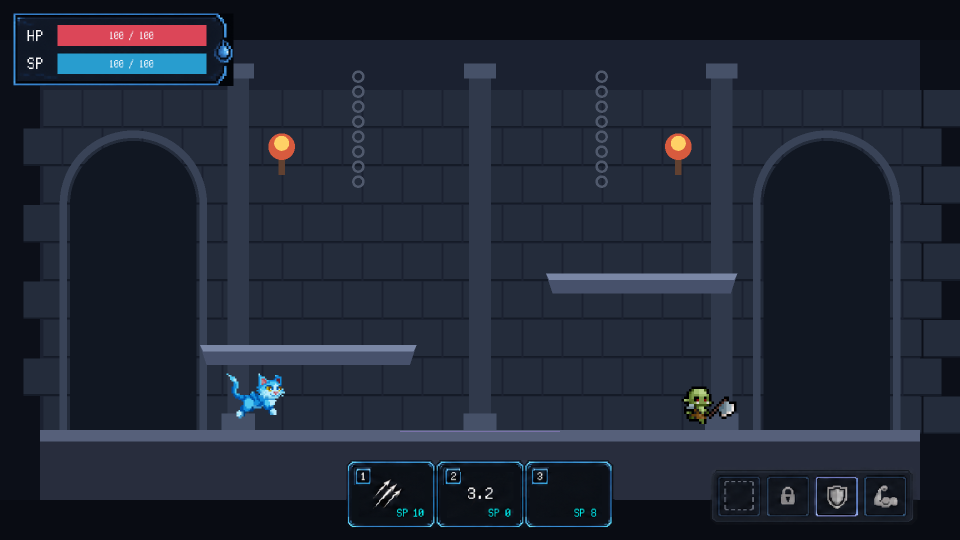
#> input picture docs/agent_tasks/evidence/task94/task94_skill_hud_hierarchy_states_full_concept_1920x1080.png, 1920 x 1080 px (shown at 1/2 size)
$ python extract_task95_skill_hud_assets.py
#> lines starting #> are read from the running program, lines starting #| are printed output that depends on the picture
from __future__ import annotations

from hashlib import sha256
from pathlib import Path

from PIL import Image


ROOT = Path(__file__).resolve().parents[4]
SOURCE = ROOT / "docs/agent_tasks/evidence/task94/task94_skill_hud_hierarchy_states_full_concept_1920x1080.png"
OUTPUT = ROOT / "assets/ui/hud_skill"
EVIDENCE = Path(__file__).parent / "native_assets"

ACTIVE_BOX = (690, 918, 1230, 1060)
PASSIVE_BOX = (1420, 934, 1835, 1050)
ACTIVE_SIZE = (324, 85)
PASSIVE_SIZE = (249, 70)
EXPECTED_SOURCE_RGBA_SHA256 = "b33092d351bbca4066e1a82dee92369b20690a4b094494ab4099fac0d256c021"

RGBA = tuple[int, int, int, int]
TRANSPARENT: RGBA = (0, 0, 0, 0)

# Every opaque RGB value below occurs verbatim in Task94's final PASS crop.
A_BLACK: RGBA = (5, 5, 9, 255)
A_SHADOW: RGBA = (10, 13, 20, 255)
A_DARK: RGBA = (11, 16, 23, 255)
A_LOW: RGBA = (14, 21, 32, 255)
A_INNER: RGBA = (18, 32, 51, 255)
A_BLUE: RGBA = (32, 64, 95, 255)
A_MID: RGBA = (53, 125, 182, 255)
A_HIGH: RGBA = (73, 168, 221, 255)

P_BLACK: RGBA = (10, 13, 19, 255)
P_DARK: RGBA = (13, 16, 24, 255)
P_LOW: RGBA = (21, 25, 34, 255)
P_MID: RGBA = (24, 29, 38, 255)
P_EDGE: RGBA = (31, 37, 48, 255)
P_HIGH: RGBA = (40, 45, 60, 255)
P_BLUE: RGBA = (44, 49, 70, 255)
P_DASH_SHADOW: RGBA = (64, 69, 82, 255)
P_DASH_HIGH: RGBA = (103, 110, 123, 255)

LOCK_SHADOW: RGBA = (119, 118, 119, 255)
LOCK_MID: RGBA = (136, 133, 135, 255)
LOCK_HIGH: RGBA = (163, 159, 161, 255)

PULSE_DARK: RGBA = (64, 87, 133, 255)
PULSE_MID: RGBA = (97, 128, 190, 255)
PULSE_HIGH: RGBA = (120, 152, 216, 255)
PULSE_PEAK: RGBA = (155, 182, 247, 255)


def rgba_hash(image: Image.Image) -> str:
    return sha256(image.convert("RGBA").tobytes()).hexdigest()


def rect(image: Image.Image, x0: int, y0: int, x1: int, y1: int, color: RGBA) -> None:
    """Paint one literal inclusive native-pixel run rectangle."""
    pixels = image.load()
    for y in range(y0, y1 + 1):
        for x in range(x0, x1 + 1):
            pixels[x, y] = color


def hline(image: Image.Image, x0: int, x1: int, y: int, color: RGBA) -> None:
    rect(image, x0, y, x1, y, color)


def vline(image: Image.Image, x: int, y0: int, y1: int, color: RGBA) -> None:
    rect(image, x, y0, x, y1, color)


def paint_active_outer(image: Image.Image) -> None:
    # Hand-authored native 324x85 silhouette. The broad dark runs form the
    # stepped outside mask; the blue runs are the literal Task94 light layers.
    rect(image, 8, 0, 315, 1, A_BLACK)
    rect(image, 5, 2, 318, 3, A_SHADOW)
    rect(image, 3, 4, 320, 5, A_DARK)
    rect(image, 1, 6, 322, 8, A_SHADOW)
    rect(image, 0, 9, 5, 75, A_BLACK)
    rect(image, 318, 9, 323, 75, A_BLACK)
    rect(image, 1, 76, 322, 78, A_SHADOW)
    rect(image, 3, 79, 320, 81, A_DARK)
    rect(image, 5, 82, 318, 83, A_SHADOW)
    rect(image, 8, 84, 315, 84, A_BLACK)

    hline(image, 8, 315, 2, A_BLUE)
    hline(image, 9, 314, 3, A_MID)
    hline(image, 11, 312, 4, A_HIGH)
    hline(image, 8, 315, 5, A_MID)
    hline(image, 7, 316, 6, A_BLUE)
    hline(image, 6, 317, 7, A_INNER)
    vline(image, 2, 9, 75, A_BLUE)
    vline(image, 3, 10, 74, A_MID)
    vline(image, 4, 11, 73, A_HIGH)
    vline(image, 5, 10, 74, A_INNER)
    vline(image, 318, 10, 74, A_INNER)
    vline(image, 319, 10, 74, A_BLUE)
    vline(image, 320, 9, 75, A_SHADOW)
    hline(image, 6, 317, 77, A_INNER)
    hline(image, 7, 316, 78, A_BLUE)
    hline(image, 9, 314, 79, A_MID)
    hline(image, 11, 312, 80, A_HIGH)
    hline(image, 8, 315, 81, A_BLUE)

    rect(image, 4, 6, 7, 9, A_MID)
    rect(image, 6, 5, 10, 7, A_HIGH)
    rect(image, 313, 5, 317, 7, A_MID)
    rect(image, 316, 7, 319, 10, A_BLUE)
    rect(image, 4, 75, 7, 78, A_BLUE)
    rect(image, 6, 78, 10, 80, A_HIGH)
    rect(image, 313, 78, 317, 80, A_MID)
    rect(image, 316, 75, 319, 78, A_INNER)


def paint_active_divider(image: Image.Image, center_x: int) -> None:
    # One layered separator band. There are exactly two calls, at x=108/216.
    vline(image, center_x - 2, 7, 78, A_BLACK)
    vline(image, center_x - 1, 7, 78, A_INNER)
    vline(image, center_x, 7, 78, A_BLUE)
    vline(image, center_x + 1, 7, 78, A_SHADOW)
    hline(image, center_x - 2, center_x + 1, 7, A_MID)
    hline(image, center_x - 2, center_x + 1, 78, A_MID)


def paint_key_tab(image: Image.Image, x: int) -> None:
    # 23x26 native tab contour. Its center stays transparent for runtime digits.
    rect(image, x + 3, 8, x + 19, 9, A_BLACK)
    rect(image, x + 1, 10, x + 21, 11, A_SHADOW)
    rect(image, x, 12, x + 2, 29, A_BLACK)
    rect(image, x + 20, 12, x + 22, 29, A_BLACK)
    rect(image, x + 1, 30, x + 21, 32, A_SHADOW)
    rect(image, x + 3, 33, x + 19, 33, A_BLACK)
    hline(image, x + 4, x + 18, 10, A_HIGH)
    hline(image, x + 3, x + 19, 11, A_MID)
    vline(image, x + 2, 13, 28, A_MID)
    vline(image, x + 3, 13, 28, A_HIGH)
    vline(image, x + 19, 13, 28, A_INNER)
    vline(image, x + 20, 13, 28, A_BLUE)
    hline(image, x + 3, x + 19, 29, A_BLUE)
    hline(image, x + 4, x + 18, 30, A_INNER)


def build_active() -> Image.Image:
    image = Image.new("RGBA", ACTIVE_SIZE, TRANSPARENT)
    paint_active_outer(image)
    paint_active_divider(image, 108)
    paint_active_divider(image, 216)
    # Reassert the uninterrupted horizontal highlight layers across both joins.
    hline(image, 11, 312, 4, A_HIGH)
    hline(image, 8, 315, 5, A_MID)
    hline(image, 11, 312, 80, A_HIGH)
    hline(image, 8, 315, 81, A_BLUE)
    for x in (11, 119, 227):
        paint_key_tab(image, x)
    return image


def paint_passive_outer(image: Image.Image) -> None:
    rect(image, 6, 0, 242, 1, P_BLACK)
    rect(image, 3, 2, 245, 4, P_DARK)
    rect(image, 1, 5, 247, 7, P_LOW)
    rect(image, 0, 8, 4, 61, P_BLACK)
    rect(image, 244, 8, 248, 61, P_BLACK)
    rect(image, 1, 62, 247, 64, P_LOW)
    rect(image, 3, 65, 245, 67, P_DARK)
    rect(image, 6, 68, 242, 69, P_BLACK)
    hline(image, 7, 241, 3, P_HIGH)
    hline(image, 5, 243, 4, P_EDGE)
    vline(image, 2, 9, 60, P_EDGE)
    vline(image, 3, 10, 59, P_HIGH)
    hline(image, 5, 243, 65, P_EDGE)
    hline(image, 7, 241, 66, P_HIGH)


def paint_passive_slot(image: Image.Image, x: int) -> None:
    # Quiet 57x58 slot motif, repeated at the four explicit Task94 positions.
    rect(image, x + 4, 6, x + 52, 7, P_BLACK)
    rect(image, x + 2, 8, x + 54, 10, P_DARK)
    rect(image, x, 11, x + 3, 58, P_BLACK)
    rect(image, x + 53, 11, x + 56, 58, P_BLACK)
    rect(image, x + 2, 59, x + 54, 62, P_DARK)
    rect(image, x + 4, 63, x + 52, 63, P_BLACK)
    hline(image, x + 5, x + 51, 8, P_BLUE)
    hline(image, x + 4, x + 52, 9, P_HIGH)
    vline(image, x + 2, 12, 57, P_EDGE)
    vline(image, x + 3, 13, 56, P_BLUE)
    vline(image, x + 52, 13, 56, P_MID)
    vline(image, x + 53, 12, 57, P_EDGE)
    hline(image, x + 4, x + 52, 59, P_MID)
    hline(image, x + 5, x + 51, 60, P_EDGE)


def build_passive_frame() -> Image.Image:
    image = Image.new("RGBA", PASSIVE_SIZE, TRANSPARENT)
    paint_passive_outer(image)
    for x in (7, 66, 125, 184):
        paint_passive_slot(image, x)
    return image


def build_empty_inset() -> Image.Image:
    image = Image.new("RGBA", (42, 44), TRANSPARENT)
    for x0, x1 in ((8, 13), (17, 22), (26, 31)):
        rect(image, x0 + 1, 4, x1 + 1, 5, P_DASH_SHADOW)
        rect(image, x0, 3, x1, 4, P_DASH_HIGH)
        rect(image, x0 + 1, 38, x1 + 1, 39, P_DASH_SHADOW)
        rect(image, x0, 37, x1, 38, P_DASH_HIGH)
    for y0, y1 in ((9, 14), (18, 23), (27, 32)):
        rect(image, 4, y0 + 1, 5, y1 + 1, P_DASH_SHADOW)
        rect(image, 3, y0, 4, y1, P_DASH_HIGH)
        rect(image, 37, y0 + 1, 38, y1 + 1, P_DASH_SHADOW)
        rect(image, 36, y0, 37, y1, P_DASH_HIGH)
    rect(image, 5, 5, 8, 6, P_DASH_HIGH)
    rect(image, 33, 5, 36, 6, P_DASH_HIGH)
    rect(image, 5, 35, 8, 36, P_DASH_HIGH)
    rect(image, 33, 35, 36, 36, P_DASH_HIGH)
    return image


def build_lock() -> Image.Image:
    image = Image.new("RGBA", (24, 30), TRANSPARENT)
    # Literal native-pixel lock silhouette; no resampling or font glyph.
    rect(image, 8, 1, 15, 2, LOCK_SHADOW)
    rect(image, 6, 3, 17, 4, LOCK_MID)
    rect(image, 5, 5, 8, 12, LOCK_MID)
    rect(image, 15, 5, 18, 12, LOCK_MID)
    rect(image, 8, 4, 15, 6, LOCK_HIGH)
    rect(image, 8, 7, 10, 12, LOCK_SHADOW)
    rect(image, 13, 7, 15, 12, LOCK_SHADOW)
    rect(image, 3, 12, 20, 14, LOCK_SHADOW)
    rect(image, 2, 15, 21, 25, LOCK_MID)
    rect(image, 4, 13, 19, 16, LOCK_HIGH)
    rect(image, 4, 17, 6, 24, LOCK_HIGH)
    rect(image, 18, 17, 20, 24, LOCK_SHADOW)
    rect(image, 4, 25, 19, 27, LOCK_SHADOW)
    rect(image, 7, 28, 16, 28, P_BLACK)
    rect(image, 10, 18, 13, 21, P_BLACK)
    rect(image, 11, 22, 12, 25, P_BLACK)
    return image


def build_pulse_border() -> Image.Image:
    image = Image.new("RGBA", (57, 58), TRANSPARENT)
    rect(image, 4, 0, 52, 1, PULSE_DARK)
    rect(image, 2, 2, 54, 3, PULSE_MID)
    rect(image, 0, 4, 2, 53, PULSE_DARK)
    rect(image, 54, 4, 56, 53, PULSE_DARK)
    rect(image, 2, 54, 54, 55, PULSE_MID)
    rect(image, 4, 56, 52, 57, PULSE_DARK)
    hline(image, 5, 51, 2, PULSE_PEAK)
    hline(image, 4, 52, 3, PULSE_HIGH)
    vline(image, 1, 5, 52, PULSE_HIGH)
    vline(image, 2, 6, 51, PULSE_PEAK)
    vline(image, 53, 6, 51, PULSE_MID)
    vline(image, 54, 5, 52, PULSE_HIGH)
    hline(image, 4, 52, 54, PULSE_HIGH)
    hline(image, 5, 51, 55, PULSE_MID)
    return image


def verify_source_palette(source: Image.Image) -> None:
    active_colors = set(source.crop(ACTIVE_BOX).getdata())
    passive_colors = set(source.crop(PASSIVE_BOX).getdata())
    for color in (A_BLACK, A_SHADOW, A_DARK, A_LOW, A_INNER, A_BLUE, A_MID, A_HIGH):
        if color not in active_colors:
            raise RuntimeError(f"active palette color is not in Task94: {color}")
    for color in (
        P_BLACK, P_DARK, P_LOW, P_MID, P_EDGE, P_HIGH, P_BLUE,
        P_DASH_SHADOW, P_DASH_HIGH, LOCK_SHADOW, LOCK_MID, LOCK_HIGH,
        PULSE_DARK, PULSE_MID, PULSE_HIGH, PULSE_PEAK,
    ):
        if color not in passive_colors:
            raise RuntimeError(f"passive palette color is not in Task94: {color}")


def verify_native_contract(outputs: dict[str, Image.Image]) -> None:
    active = outputs["active_frame.png"]
    passive = outputs["passive_frame.png"]
    if active.size != ACTIVE_SIZE or passive.size != PASSIVE_SIZE:
        raise RuntimeError("native target dimensions changed")
    for y in (4, 5, 80, 81):
        if any(active.getpixel((x, y))[3] == 0 for x in range(11, 313)):
            raise RuntimeError(f"active horizontal edge is not continuous at y={y}")
    for x in (108, 216):
        if any(active.getpixel((x, y))[3] == 0 for y in range(7, 79)):
            raise RuntimeError(f"active divider is incomplete at x={x}")
    for point in ((54, 44), (162, 44), (270, 44), (82, 68), (190, 68), (298, 68)):
        if active.getpixel(point)[3] != 0:
            raise RuntimeError(f"active dynamic field was baked at {point}")
    for point in ((35, 35), (94, 35), (153, 35), (212, 35)):
        if passive.getpixel(point)[3] != 0:
            raise RuntimeError(f"passive icon field was baked at {point}")
    for name, image in outputs.items():
        if image.getchannel("A").getextrema() != (0, 255):
            raise RuntimeError(f"{name} must contain both transparent and opaque pixels")


def main() -> None:
    source = Image.open(SOURCE).convert("RGBA")
#> source is the input picture: PIL image 1920x1080 RGBA; mean R, G, B, A 32.3, 38.9, 52.8, 255
    source_hash = rgba_hash(source)
    if source.size != (1920, 1080) or source_hash != EXPECTED_SOURCE_RGBA_SHA256:
        raise RuntimeError(f"unexpected Task94 source: size={source.size} hash={source_hash}")
    verify_source_palette(source)
#> in verify_source_palette, `active_colors = set(source.crop(ACTIVE_BOX).getdata())`: active_colors = 12122 items
#> in verify_source_palette, `passive_colors = set(source.crop(PASSIVE_BOX).getdata())`: passive_colors = 6552 items

    outputs = {
        "active_frame.png": build_active(),
        "passive_frame.png": build_passive_frame(),
        "passive_empty_inset.png": build_empty_inset(),
        "passive_lock.png": build_lock(),
        "passive_pulse_border.png": build_pulse_border(),
    }
#> in build_active, `image = Image.new("RGBA", ACTIVE_SIZE, TRANSPARENT)`: image: PIL image 324x85 RGBA; every value is 0
#> in paint_active_outer, `rect(image, 8, 84, 315, 84, A_BLACK)`:
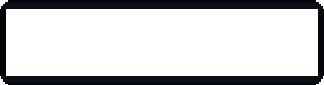
#> image: PIL image 324x85 RGBA; mean R, G, B, A 2.1, 2.7, 4.2, 60.2; transparent parts drawn white
#> call 2 of hline, with x0 = 9, x1 = 314, y = 3, color = (53, 125, 182, 255)
#> in hline (call 2), `rect(image, x0, y, x1, y, color)`:
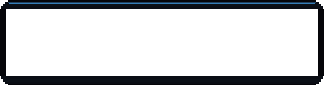
#> image: PIL image 324x85 RGBA; mean R, G, B, A 2.8, 4.6, 6.8, 60.2; transparent parts drawn white
#> in hline (call 5), `rect(image, x0, y, x1, y, color)`:
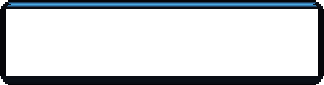
#> image: PIL image 324x85 RGBA; mean R, G, B, A 4.2, 8, 11.6, 60.2; transparent parts drawn white
#> call 3 of vline, with x = 4, y0 = 11, y1 = 73, color = (73, 168, 221, 255)
#> in vline (call 3), `rect(image, x, y0, x, y1, color)`:
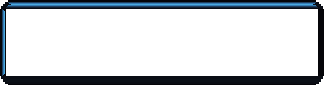
#> image: PIL image 324x85 RGBA; mean R, G, B, A 4.7, 9, 13.1, 60.2; transparent parts drawn white
#> in hline (call 8), `rect(image, x0, y, x1, y, color)`:
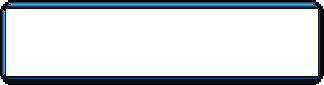
#> image: PIL image 324x85 RGBA; mean R, G, B, A 5.1, 10.1, 14.7, 60.2; transparent parts drawn white
#> in hline (call 11), `rect(image, x0, y, x1, y, color)`:
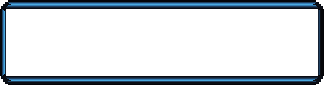
#> image: PIL image 324x85 RGBA; mean R, G, B, A 6.5, 13.5, 19.5, 60.2; transparent parts drawn white
#> in vline (call 14), `rect(image, x, y0, x, y1, color)`:
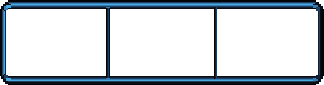
#> image: PIL image 324x85 RGBA; mean R, G, B, A 6.9, 14.4, 20.7, 64.7; transparent parts drawn white
    verify_native_contract(outputs)
#> the loop in verify_native_contract, `for name, image in outputs.items():` made 5 passes
#> name on passes 1 to 5: 'active_frame.png', 'passive_frame.png', 'passive_empty_inset.png', 'passive_lock.png', 'passive_pulse_border.png'
    OUTPUT.mkdir(parents=True, exist_ok=True)
    EVIDENCE.mkdir(parents=True, exist_ok=True)
    for name, image in outputs.items():
        image.save(OUTPUT / name)
        stem = Path(name).stem
        image.save(EVIDENCE / f"{stem}_1x.png")
        image.resize((image.width * 4, image.height * 4), Image.Resampling.NEAREST).save(
            EVIDENCE / f"{stem}_4x_nearest.png"
        )
#> this loop made 5 passes

    report = [
        "# Task95 native-pixel HUD asset provenance",
        "",
        f"- sole visual reference: `{SOURCE.relative_to(ROOT).as_posix()}`",
        f"- source RGBA SHA-256: `{source_hash}`",
        f"- Task94 reference boxes inspected: active `{ACTIVE_BOX}`; passive `{PASSIVE_BOX}`",
        "- native authoring: every 1x opaque run is hand-authored directly at 324x85 / 249x70 (and state-resource native sizes); no Task94 crop was resized into a runtime asset.",
        "- palette: every opaque RGB tuple occurs verbatim in the corresponding Task94 final PASS crop.",
        "- active structure: one stepped outer contour, continuous y=4/5 and y=80/81 edges, exactly two layered separator bands centered at x=108 and x=216, plus three empty key-tab contours.",
        "- passive structure: lower-weight group contour and four repeated quiet native slot contours; empty dash, lock and pulse remain separate state resources.",
        "- dynamic exclusion: shared frames contain no icon, key digit, SP value, cooldown shade/countdown, passive icon, lock, empty dash or pulse.",
        "- evidence scaling: only `native_assets/*_4x_nearest.png` uses resize, strictly 4x nearest-neighbor for inspection; runtime assets are the authored 1x images.",
        "- runtime interior samples remain source-exact: active `(1170, 980)` = `(13, 17, 23, 255)`; passive `(1800, 1018)` = `(16, 20, 28, 255)`.",
        "",
        "## Runtime outputs",
        "",
    ]
    for name, image in outputs.items():
        report.append(
            f"- `{(OUTPUT / name).relative_to(ROOT).as_posix()}`: size `{image.size}`, "
            f"alpha `{image.getchannel('A').getextrema()}`, RGBA SHA-256 `{rgba_hash(image)}`"
        )
#> this loop made 5 passes
#> after the loop, report = 20 items
    report.extend(["", "## Inspection outputs", ""])
    for name, image in outputs.items():
        stem = Path(name).stem
        report.append(f"- `native_assets/{stem}_1x.png`: exact runtime pixels")
        report.append(f"- `native_assets/{stem}_4x_nearest.png`: `{image.width * 4}x{image.height * 4}`, nearest-neighbor")
#> after the loop, report = 33 items
    (Path(__file__).parent / "asset_provenance.md").write_text("\n".join(report) + "\n", encoding="utf-8")

    print("TASK95 NATIVE PIXEL ASSET AUTHORING COMPLETE")
    for name, image in outputs.items():
        print(f"{name}: size={image.size} alpha={image.getchannel('A').getextrema()} sha256={rgba_hash(image)}")


if __name__ == "__main__":
    main()
